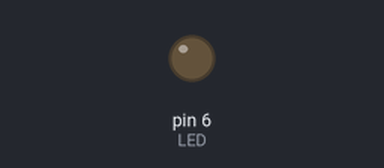
Simulated run of this sketch. Board: Arduino Uno, built with avr-gcc and run on an emulated ATmega328P. Parts: output pins drawn as LEDs (lit = HIGH).

Above: at 0.05 s.
At 5.75 s:
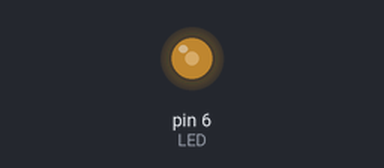
At 11.55 s:
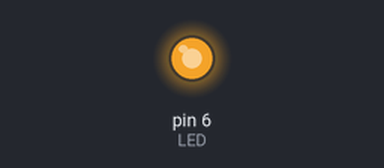
At 23.15 s:
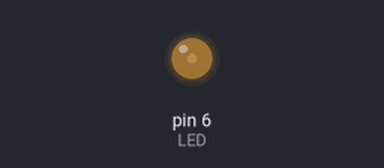
Timing chart, 0 to 33.2 s (numbered marks = the images above):
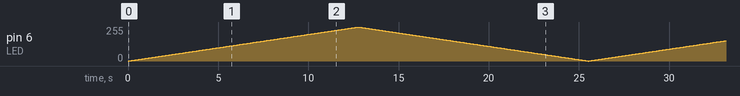

The sketch:

pwm_1_pwm.ino
```cpp
#define LED 6

void setup() {
}

void loop() {
    for (int duty = 0; duty < 255; ++duty)
    {
        analogWrite(LED, duty);
        delay(50);
    }
    for (int duty = 255; duty > 0; --duty)
    {
        analogWrite(LED, duty);
        delay(50);
    }
}
```
